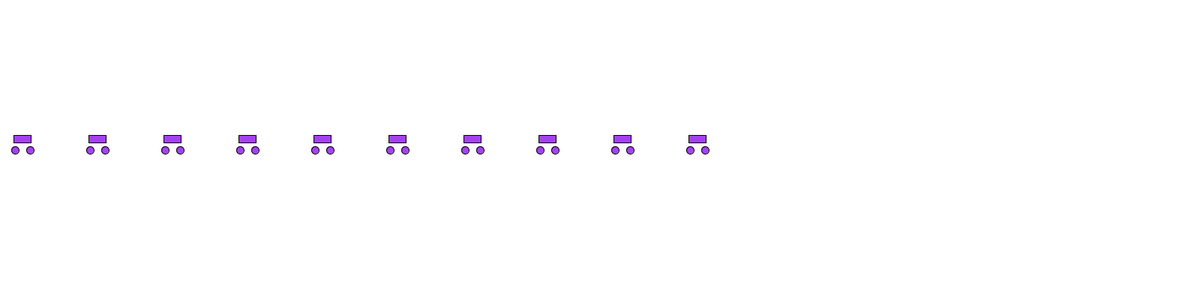
Frame 1 (no input)
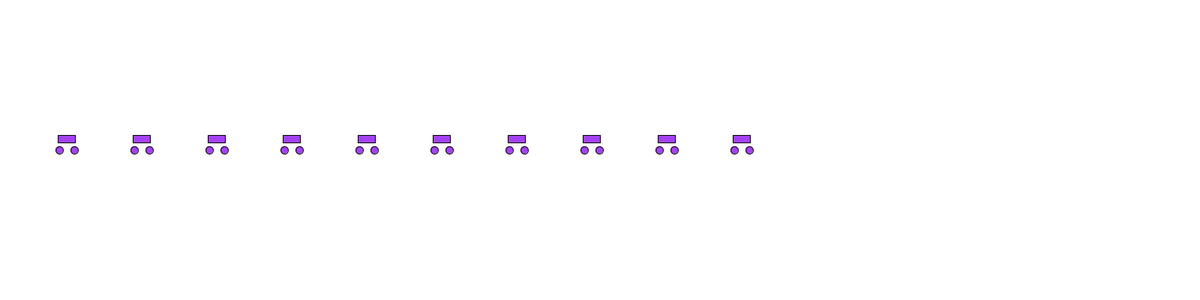
Frame 60 (the mouse pressed at the canvas centre just before this capture)
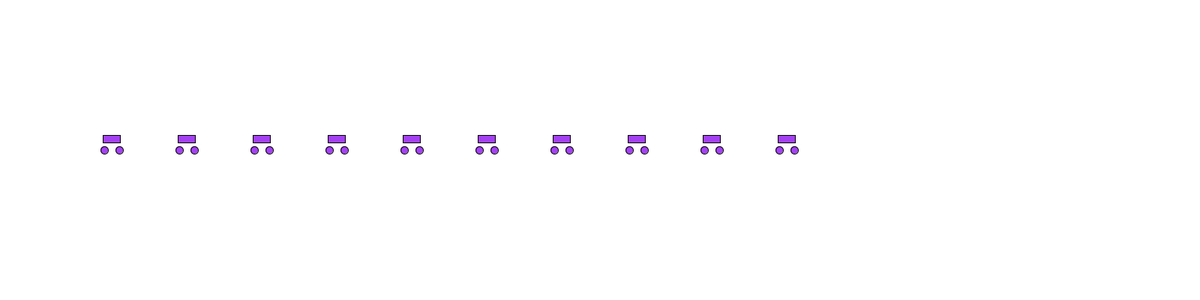
Frame 120 (the mouse held since frame 60 and released just before this capture)

The Processing sketch that drew these frames (run headless with seeded random() and noise(); from frame 60 on, the mouse is pressed at the canvas centre):

// Processing sketch: Aufgabe_1_2
// ── Aufgabe_1_2.pde
float a= random(255);
float b= random(255);
float c= random(255);
int[] Auto = new int[10];

void setup() {
  size(1600, 400);
  
  
  for (int i = 0; i < 10; i++) {
    Auto[i] = i * 100; 
  }
  
}

void draw() {
  background(255);
   for (int i = 0; i < 10; i++) {
    fill(a, b, c);
    ellipse(Auto[i]+20, 200, 10, 10); 
     ellipse(Auto[i]+40, 200, 10, 10);
     rect(Auto[i]+18, 180, 23,10);
     Auto[i]++;
    
  }
 
}
